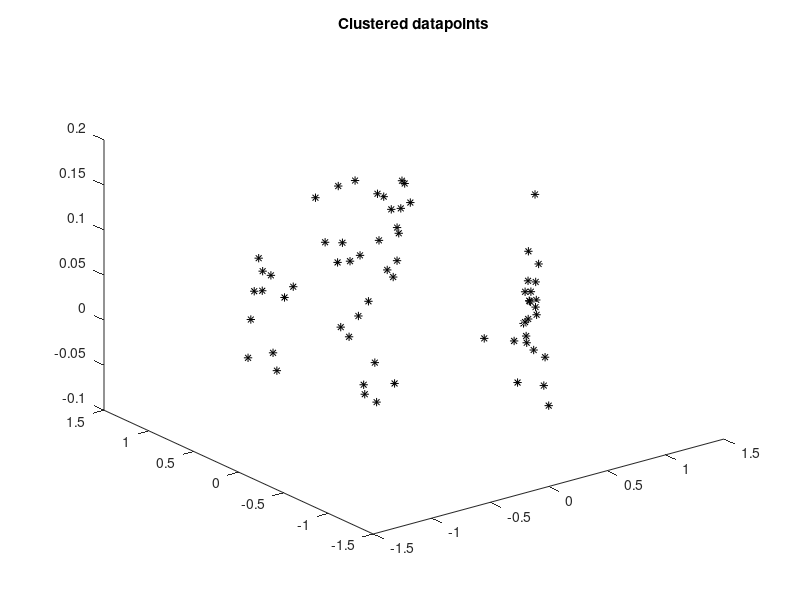
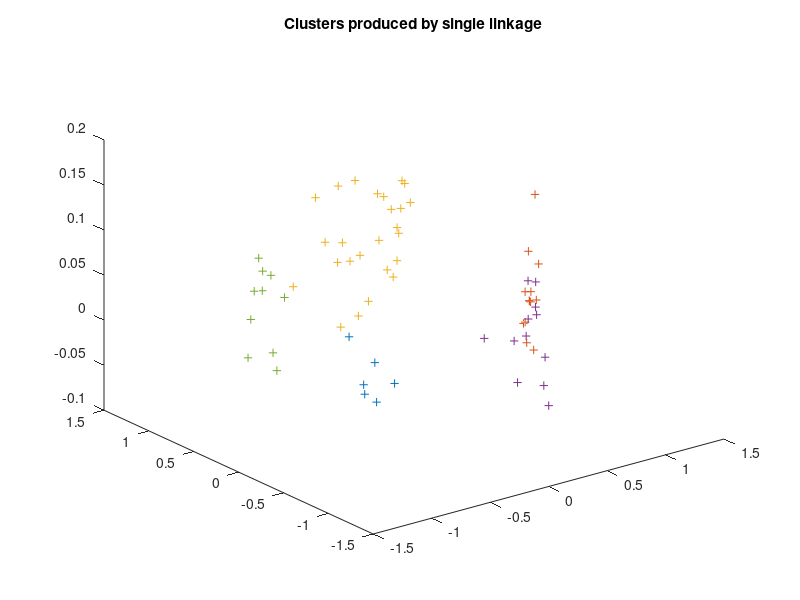
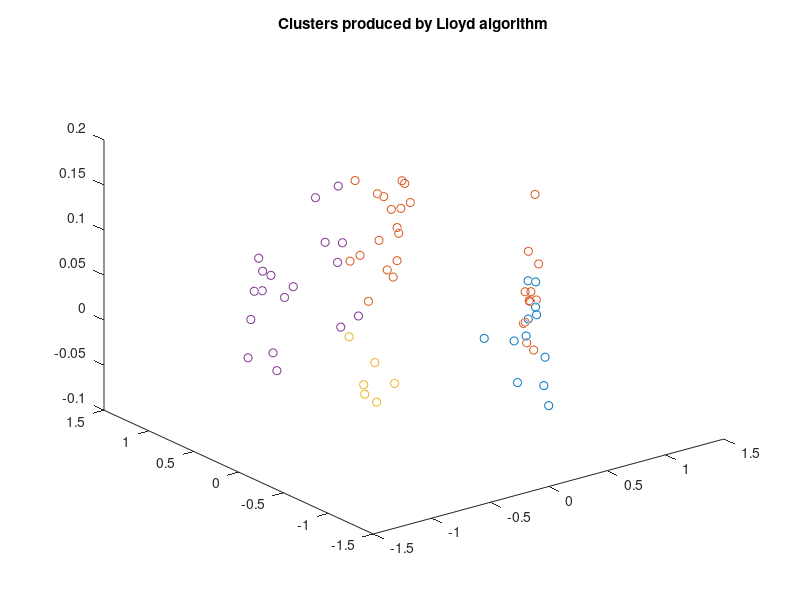
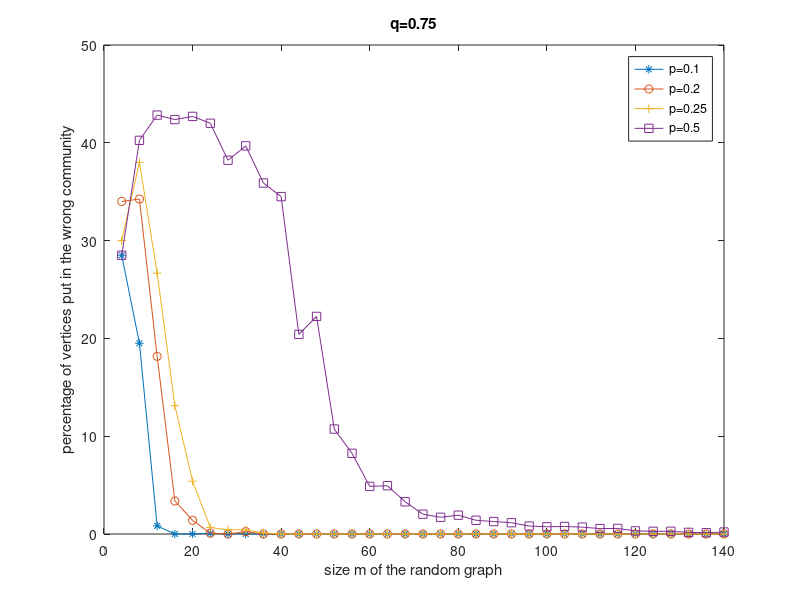

The MATLAB script that drew these images, in order:
%%%%%%%%%%%%%%%%%%%%%%%%%%%%%%%%%%%%%%%%%%%
% Computational illustration for Chapter 07
%              Clustering
% %%%%%%%%%%%%%%%%%%%%%%%%%%%%%%%%%%%%%%%%%
clear all; clc;

%% Illustration of single-linkage and Lloyd's algorithm

%% generate clustered data
k = 5;                            % number of clusters
M = randi(25,1,k);                % numbers of datapoints per cluster
m = sum(M);                       % total number of datapoints
X = [];                           % dxm matrix to hold the datapoints (d=3)
for h = 1:k
    center_h = [cos(2*pi/k*h); sin(2*pi/k*h); .05*rand];  
    radius_h = rand/k;
    X_h = [center_h(1) + radius_h*randn(1,M(h));...
           center_h(2) + radius_h*randn(1,M(h));
           center_h(3) + .05*randn(1,M(h))];
    X = [X X_h];
end
% shuffle the datapoints
X = X(:,randperm(m));            
% store all pairwise distances into a matrix
dist = zeros(m,m);
for i=1:m
    for j=1:m
        dist(i,j) = norm(X(:,i)-X(:,j));
    end
end
% visualize the original clusters
figure(1)
plot3(X(1,:),X(2,:),X(3,:),'*k')
title('Clustered datapoints')


%% naive implementation of the single-linkage algorithm
partition_sl = eye(m);               % its columns will hold the clusters
for t=0:m-k-1
    d = inf(m-t);                    % matrix of distances between clusters
    for i=1:m-t-1
        C_i = find(partition_sl(:,i));
        for j=i+1:m-t
            C_j = find(partition_sl(:,j));
            aux = min(min(dist(C_i,C_j)));
            d(i,j) = aux;
            d(j,i) = aux;
        end
    end
    [~,j] = min(min(d));
    [~,i] = min(d(:,j));
    partition_sl(:,i) = partition_sl(:,i)+partition_sl(:,j); % merge C_i, C_j
    partition_sl(:,j) = [];                                  % remove C_j
end
% visualize the ouputted clusters
figure(2)
for h=1:k
    C_h = find(partition_sl(:,h));
    plot3(X(1,C_h),X(2,C_h),X(3,C_h),'+'); 
    hold on
end
title('Clusters produced by single linkage')


%% naive implementation of Lloyd's algorithm
centers = [4*rand(2,k)-2; zeros(1,k)];   % dxk matrix to holds the centers (d=3)
partition_l = zeros(m,k);                % its columns will hold the clusters
n_iters = 100;                           % number of iterations
for t=1:n_iters
    dist = zeros(k,m);                   % to hold all datapoint-center distances
    for h=1:k
       for i=1:m
           dist(h,i) = norm(X(:,i)-centers(:,h));
       end 
    end
    [~,aux] = min(dist);
    for h=1:k
        C_h = find(aux==h);                              % the h-th cluster as a set
        partition_l(:,h) = (aux==h);                     % the h-th cluster as a 0/1-vector
        if length(C_h) > 0
            centers(:,h) = sum(X(:,C_h),2)/length(C_h);  % the h-th center
        end
   end
end
% visualize the ouputted clusters
figure(3)
for h=1:k
    C_h = find(partition_l(:,h));
    plot3(X(1,C_h),X(2,C_h),X(3,C_h),'o'); 
    hold on
end
title('Clusters produced by Lloyd algorithm')


%% Illustration of spectral clustering

%% generate two communites and their connections with the stochastic block model

m = 500; 
perm = randperm(m);
comm1 = sort(perm(1:m/2));
comm2 = sort(perm(m/2+1:m));
% define an auxiliary 0/1-matrix whose entries = 1 w.proba=p
p = 1/4;
aux1 = (rand(m/2,m/2)<p);
% define an auxiliary 0/1-matrix whose entries = 1 w.proba=q
q = 3/4;
aux2 = (rand(m/2,m/2)<q);   
aux2l = tril(aux2) - diag(diag(aux2));
aux2u = triu(aux2) - diag(diag(aux2));
% define the random adjacency matrix W
W = zeros(m,m);
W(comm1,comm1) = aux2l+aux2l';
W(comm1,comm2) = aux1;
W(comm2,comm1) = aux1';
W(comm2,comm2) = aux2u+aux2u';

%% Cluster according to the leading eigenvector of W - delta*ones(n,n)
delta=sum(sum(W))/m^2;
[V,~] = eigs(W-delta*ones(m,m),1);
comm1_sp = find(V(:,1)>0)';
comm2_sp = find(V(:,1)<=0)';
% determine the percentage of errors made
n1 = length(intersect(comm1,comm1_sp))+length(intersect(comm2,comm2_sp));
n2 = length(intersect(comm1,comm2_sp))+length(intersect(comm2,comm1_sp));
disp(strcat('Percentage of errors:', 32, num2str(100*min(n1,n2)/m), 37))
           
%% There seems to be no errors at all when m is large enough!
% Empirical estimation of the error percentage depending on m, p, and q

clear all; clc;
% parameters for the range of values of m to be tested
m_min = 4;
m_max = 140;
m_inc = 4;
% number of random trials performed for a given m
nb_trials = 50;
% fix one value of q and consider several values of p
q = 3/4;
p_values = [1/10, 1/5, 1/4, 1/2];
% matrix to store the percentage of errors
nb_errors = zeros( 1+(m_max-m_min)/m_inc ,length(p_values) );
% loop reproducing the above code
for j=1:length(p_values)
    for m = m_min:m_inc:m_max
        err = 0;
        for t=1:nb_trials            
            perm = randperm(m);
            comm1 = sort(perm(1:m/2));
            comm2 = sort(perm(m/2+1:m));
            aux1 = (rand(m/2,m/2)<q);
            aux1u = triu(aux1) - diag(diag(aux1));
            aux1l = tril(aux1) - diag(diag(aux1));
            aux2 = (rand(m/2,m/2)<p_values(j));
            W=zeros(m,m);
            W(comm1,comm1) = aux1l+aux1l';
            W(comm1,comm2) = aux2;
            W(comm2,comm1) = aux2';
            W(comm2,comm2) = aux1u+aux1u';
            delta = sum(sum(W))/m^2;
            [V,~] = eigs(W-delta*ones(m,m),1);
            comm1_sp = find(V(:,1)>0)';
            comm2_sp = find(V(:,1)<=0)';
            err = err + min(...
                length(intersect(comm1,comm1_sp))+length(intersect(comm2,comm2_sp)),...
                length(intersect(comm1,comm2_sp))+length(intersect(comm2,comm1_sp)));
        end
        nb_errors(1+ (m-m_min)/m_inc,j) = err/(nb_trials*m);
    end
end
% visualize the results
figure(4)
plot(m_min:m_inc:m_max,100*nb_errors(:,1),'-*',...
    m_min:m_inc:m_max,100*nb_errors(:,2),'-o',...
    m_min:m_inc:m_max,100*nb_errors(:,3),'-+',...
    m_min:m_inc:m_max,100*nb_errors(:,4),'-s');
    title(strcat('q=',num2str(q)));
    xlabel('size m of the random graph');
    ylabel('percentage of vertices put in the wrong community');
legend(strcat('p=',num2str(p_values(1))),...
    strcat('p=',num2str(p_values(2))),...
    strcat('p=',num2str(p_values(3))),...
    strcat('p=',num2str(p_values(4))));
